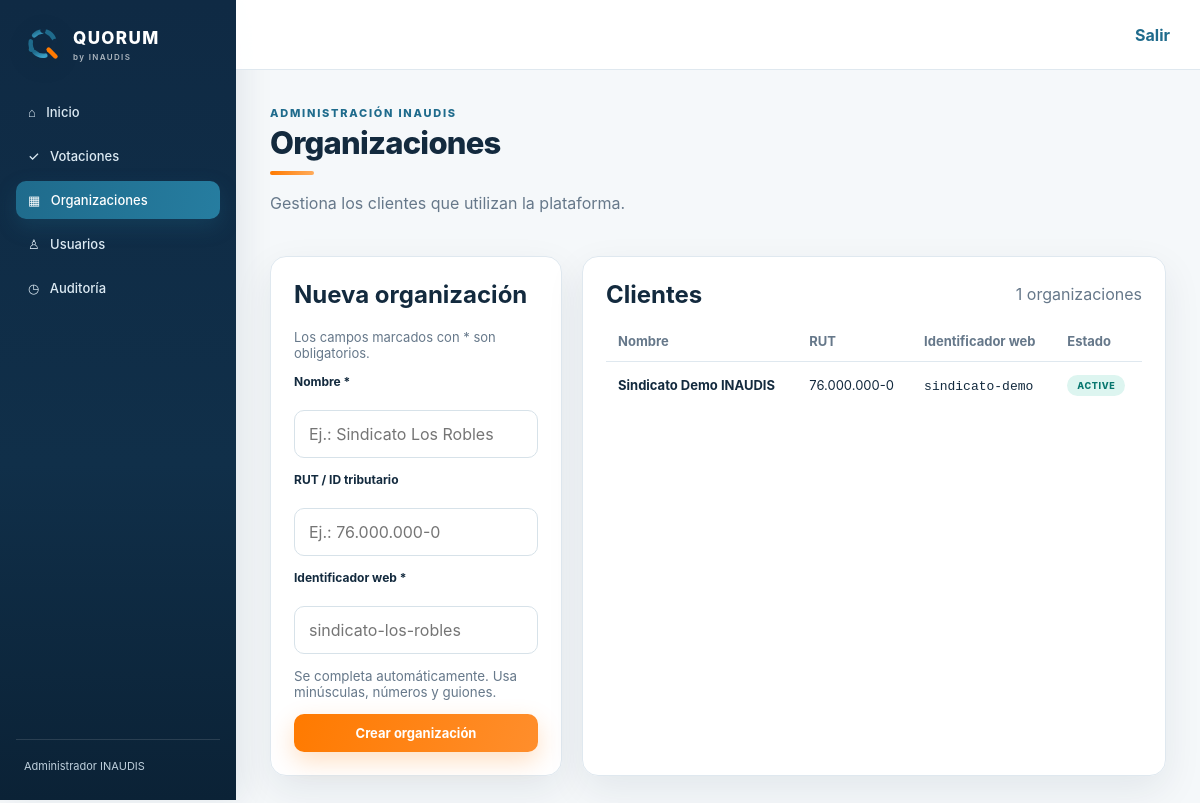
Page /organizations.php (signed in) on the committed database.
### tables this page shows
CREATE TABLE organizations (
    id BIGINT UNSIGNED AUTO_INCREMENT PRIMARY KEY,
    name VARCHAR(150) NOT NULL,
    tax_id VARCHAR(32) NULL,
    slug VARCHAR(120) NOT NULL UNIQUE,
    logo_path VARCHAR(255) NULL,
    primary_color VARCHAR(7) NULL,
    secondary_color VARCHAR(7) NULL,
    status ENUM('active','inactive') NOT NULL DEFAULT 'active',
    created_at DATETIME NOT NULL DEFAULT CURRENT_TIMESTAMP,
    updated_at DATETIME NOT NULL DEFAULT CURRENT_TIMESTAMP ON UPDATE CURRENT_TIMESTAMP
);

### config/bootstrap.php (called while the page is built, shortened)
<?php
spl_autoload_register(static function (string $class): void {
    $prefix = 'InaudisVote\\';
    $baseDir = dirname(__DIR__) . '/app/';
    $relativeClass = substr($class, strlen($prefix));
    $file = $baseDir . str_replace('\\', '/', $relativeClass) . '.php';
});

### app/Auth/AuthService.php (called while the page is built, shortened)
<?php
final class AuthService
{
    public static function user(): ?array
    {
        return $_SESSION['user'] ?? null;
    }
    public static function check(): bool
    {
        return isset($_SESSION['user']);
    }
}

### app/Core/Authorization.php (called while the page is built, shortened)
<?php
final class Authorization
{
    public static function requireLogin(): array
    {
        return AuthService::user() ?? [];
    }
    public static function requireRoles(array $roles): array
    {
        $user = self::requireLogin();
        return $user;
    }
}

### app/Core/Database.php (called while the page is built, shortened)
<?php
final class Database
{
    private static ?PDO $connection = null;
    public static function connection(): PDO
    {
        $host = getenv('DB_HOST') ?: '127.0.0.1';
        $port = getenv('DB_PORT') ?: '3306';
        $database = getenv('DB_NAME') ?: (getenv('DB_DATABASE') ?: 'inaudis_vote');
        $username = getenv('DB_USER') ?: (getenv('DB_USERNAME') ?: 'root');
        $password = getenv('DB_PASSWORD') ?: '';
        $dsn = sprintf(
            'mysql:host=%s;port=%s;dbname=%s;charset=utf8mb4',
            $host,
            $port,
            $database
        );
        try {
            self::$connection = new PDO($dsn, $username, $password, [
                PDO::ATTR_ERRMODE => PDO::ERRMODE_EXCEPTION,
                PDO::ATTR_DEFAULT_FETCH_MODE => PDO::FETCH_ASSOC,
                PDO::ATTR_EMULATE_PREPARES => false,
            ]);
        } catch (PDOException $exception) {
            throw new RuntimeException('No fue posible conectar con la base de datos.', 0, $exception);
        }
        return self::$connection;
    }
}

### app/Services/OrganizationService.php (called while the page is built, shortened)
<?php
final class OrganizationService
{
    public static function all(): array
    {
        return Database::connection()->query(
            'SELECT id, name, tax_id, slug, status, created_at FROM organizations ORDER BY created_at DESC'
        )->fetchAll(PDO::FETCH_ASSOC);
    }
}

### public/organizations.php (the view, shortened to what this page needs)
<?php
require dirname(__DIR__).'/config/bootstrap.php';
$user=Authorization::requireRoles(['admin']);
$organizations=OrganizationService::all();
?>
<!doctype html><html lang="es"><head><link rel="stylesheet" href="/assets/quorum.css"></head><body class="vota-ui"><div class="v-shell">
<aside class="v-sidebar"><div class="v-brand"><img class="v-brandmark" src="/assets/quorum-mark.svg" alt=""><span><span class="v-brand-name">QUORUM<small>by INAUDIS</small></span></span></div><nav class="v-nav"><a href="/dashboard.php">⌂ &nbsp; Inicio</a><a href="/elections.php">✓ &nbsp; Votaciones</a><a class="active" href="/organizations.php">▦ &nbsp; Organizaciones</a><a href="/users.php">♙ &nbsp; Usuarios</a><a href="/audit.php">◷ &nbsp; Auditoría</a></nav><div class="v-sidebar-foot"><?=htmlspecialchars($user['name'])?></div></aside>
<div class="v-main"><header class="v-topbar"><a class="v-link" href="/logout.php">Salir</a></header><main class="v-content"><div class="v-headrow"><div><div class="v-kicker">Administración INAUDIS</div><h1 class="v-title">Organizaciones</h1><div class="v-accent-line"></div><p class="v-subtitle">Gestiona los clientes que utilizan la plataforma.</p></div></div>
<div class="v-grid-2"><section class="v-card v-pad"><h2 style="margin-top:0">Nueva organización</h2><p class="v-muted" style="font-size:13px">Los campos marcados con * son obligatorios.</p><form method="post" class="v-stack"><?=Csrf::input()?><label class="v-label" for="organization-name">Nombre *</label><input id="organization-name" class="v-field" name="name" maxlength="150" required placeholder="Ej.: Sindicato Los Robles" value="<?=htmlspecialchars((string)($_POST['name']??''),ENT_QUOTES)?>"><label class="v-label" for="organization-tax-id">RUT / ID tributario</label><input id="organization-tax-id" class="v-field" name="tax_id" maxlength="32" placeholder="Ej.: 76.000.000-0" value="<?=htmlspecialchars((string)($_POST['tax_id']??''),ENT_QUOTES)?>"><label class="v-label" for="organization-slug">Identificador web *</label><input id="organization-slug" class="v-field" name="slug" maxlength="120" pattern="[a-z0-9-]+" required placeholder="sindicato-los-robles" value="<?=htmlspecialchars((string)($_POST['slug']??''),ENT_QUOTES)?>"><small class="v-muted">Se completa automáticamente. Usa minúsculas, números y guiones.</small><button class="v-btn v-btn-orange">Crear organización</button></form></section>
<section class="v-card v-pad v-table-wrap"><div class="v-section-head"><h2 style="margin:0">Clientes</h2><span class="v-muted"><?=count($organizations)?> organizaciones</span></div><table class="v-table"><thead><tr><th>Nombre</th><th>RUT</th><th>Identificador web</th><th>Estado</th></tr></thead><tbody><?php foreach($organizations as $o):?><tr><td><strong><?=htmlspecialchars($o['name'])?></strong></td><td><?=htmlspecialchars((string)$o['tax_id'])?></td><td><code><?=htmlspecialchars($o['slug'])?></code></td><td><span class="v-status <?=$o['status']==='active'?'v-status-open':'v-status-draft'?>"><?=htmlspecialchars($o['status'])?></span></td></tr><?php endforeach;?></tbody></table></section></div></main></div></div>
</body></html>

### public/assets/quorum.css (style rules this page uses)
:root { --navy:#0F2A44;--blue:#1F6B8C;--blue-light:#3BA0C6;--orange:#FF7A00;--teal:#1F8C89;--ink:#132A3E;--muted:#66788A;--line:#DFE8EF;--bg:#F5F8FA;--danger:#C83D4D;--shadow:0 14px 38px rgba(15,42,68,.08) }
* { box-sizing:border-box }
html { scroll-behavior:smooth }
body.vota-ui { margin:0;background:var(--bg);color:var(--ink);font-family:Montserrat,Inter,ui-sans-serif,system-ui,-apple-system,BlinkMacSystemFont,"Segoe UI",sans-serif;-webkit-font-smoothing:antialiased }
.v-shell { min-height:100vh;display:grid;grid-template-columns:236px 1fr }
.v-sidebar { background:linear-gradient(180deg,#0F2A44,#102F49 58%,#0B2236);color:#fff;padding:25px 16px;display:flex;flex-direction:column;position:sticky;top:0;height:100vh;box-shadow:8px 0 30px rgba(15,42,68,.08) }
.v-brand { display:flex;align-items:center;gap:11px;font-weight:800;letter-spacing:.045em;margin:0 8px 30px }
.v-brandmark { width:38px;height:38px;display:block;object-fit:contain;filter:drop-shadow(0 5px 12px rgba(0,0,0,.12)) }
.v-brand-name { font-size:17px;line-height:1;letter-spacing:.08em }
.v-brand small { display:block;font-size:8px;font-weight:600;opacity:.66;letter-spacing:.17em;margin-top:5px }
.v-nav { display:grid;gap:6px }
.v-nav a { color:#DCEAF3;text-decoration:none;padding:11px 12px;border-radius:10px;font-size:13px;font-weight:550;transition:.18s }
.v-nav a.active { background:linear-gradient(100deg,var(--blue),#267DA0);color:#fff;box-shadow:0 8px 20px #1f6b8c40 }
.v-sidebar-foot { margin-top:auto;border-top:1px solid #ffffff1f;padding:18px 8px 0;font-size:11px;line-height:1.55;color:#BFD0DD }
.v-main { min-width:0 }
.v-topbar { height:70px;background:#fffffff0;backdrop-filter:blur(14px);border-bottom:1px solid var(--line);display:flex;align-items:center;justify-content:flex-end;padding:0 30px;gap:14px;position:sticky;top:0;z-index:20 }
.v-content { max-width:1280px;margin:auto;padding:36px 34px 60px }
.v-kicker { font-size:11px;text-transform:uppercase;letter-spacing:.16em;color:var(--blue);font-weight:800 }
.v-title { font-size:31px;line-height:1.15;margin:5px 0 6px;font-weight:800;letter-spacing:-.025em }
.v-subtitle,.v-muted { color:var(--muted) }
.v-headrow,.v-section-head { display:flex;justify-content:space-between;align-items:flex-start;gap:20px }
.v-headrow { margin-bottom:27px }
.v-section-head { align-items:center;margin-bottom:12px }
.v-btn { border:0;border-radius:10px;padding:11px 17px;font:inherit;font-size:13px;font-weight:750;text-decoration:none;display:inline-flex;align-items:center;justify-content:center;gap:8px;cursor:pointer;transition:.18s }
.v-btn-orange { background:linear-gradient(110deg,var(--orange),#FF8E2C);color:#fff;box-shadow:0 9px 24px #ff7a003d }
.v-card { background:#fffffff7;border:1px solid var(--line);border-radius:16px;box-shadow:var(--shadow);transition:.2s }
.v-pad { padding:23px }
.v-status { display:inline-flex;border-radius:999px;padding:5px 10px;font-size:9px;font-weight:800;letter-spacing:.07em;text-transform:uppercase }
.v-status-open { background:#DDF5F0;color:#08776F }
.v-link { color:var(--blue);font-weight:700;text-decoration:none }
.v-accent-line { width:44px;height:4px;background:linear-gradient(90deg,var(--orange),#FFAB5A);border-radius:999px;margin:10px 0 18px }
.v-grid-2 { display:grid;grid-template-columns:1fr 2fr;gap:20px }
.v-stack { display:grid;gap:14px }
.v-field { width:100%;border:1px solid #D7E2E9;border-radius:10px;padding:13px 14px;font:inherit;outline:none;background:#fff;color:var(--ink);transition:.18s }
.v-label { font-size:12px;font-weight:750;display:block;margin:0 0 7px }
.v-table-wrap { overflow:auto }
.v-table { width:100%;border-collapse:collapse;font-size:13px }
.v-table th { text-align:left;color:var(--muted);font-weight:700;padding:12px }
.v-table td { padding:13px 12px;border-top:1px solid var(--line) }

### rows in the picture
organizations: name "Sindicato Demo INAUDIS", tax "76.000.000-0", slug "sindicato-demo", status "ACTIVE"

### other values in the picture
$user['name'] "Administrador INAUDIS"
count($organizations) "1"
